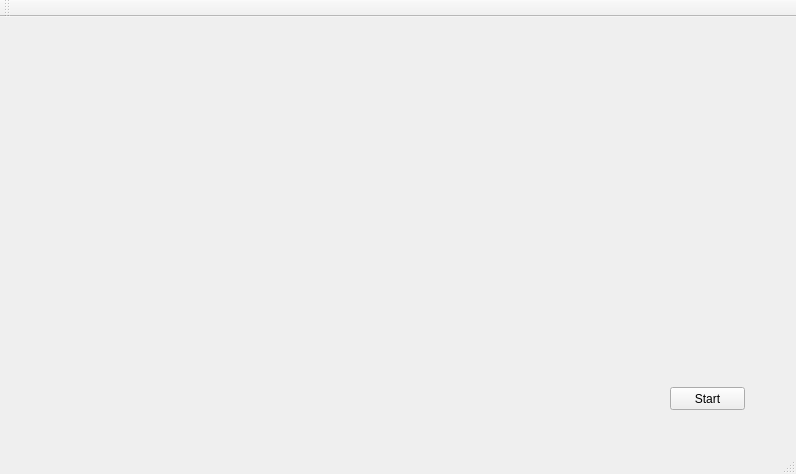
<?xml version="1.0" encoding="UTF-8"?>
<ui version="4.0">
 <class>MainWindow</class>
 <widget class="QMainWindow" name="MainWindow">
  <property name="geometry">
   <rect>
    <x>0</x>
    <y>0</y>
    <width>796</width>
    <height>474</height>
   </rect>
  </property>
  <property name="windowTitle">
   <string>MainWindow</string>
  </property>
  <widget class="QWidget" name="centralWidget">
   <widget class="QCustomPlot" name="widget" native="true">
    <property name="geometry">
     <rect>
      <x>0</x>
      <y>0</y>
      <width>801</width>
      <height>401</height>
     </rect>
    </property>
    <widget class="QPushButton" name="pushButton">
     <property name="geometry">
      <rect>
       <x>670</x>
       <y>370</y>
       <width>75</width>
       <height>23</height>
      </rect>
     </property>
     <property name="text">
      <string>Start</string>
     </property>
    </widget>
   </widget>
  </widget>
  <widget class="QMenuBar" name="menuBar">
   <property name="geometry">
    <rect>
     <x>0</x>
     <y>0</y>
     <width>796</width>
     <height>21</height>
    </rect>
   </property>
  </widget>
  <widget class="QToolBar" name="mainToolBar">
   <attribute name="toolBarArea">
    <enum>TopToolBarArea</enum>
   </attribute>
   <attribute name="toolBarBreak">
    <bool>false</bool>
   </attribute>
  </widget>
  <widget class="QStatusBar" name="statusBar"/>
 </widget>
 <layoutdefault spacing="6" margin="11"/>
 <customwidgets>
  <customwidget>
   <class>QCustomPlot</class>
   <extends>QWidget</extends>
   <header>qcustomplot.h</header>
   <container>1</container>
  </customwidget>
 </customwidgets>
 <resources/>
 <connections/>
</ui>
